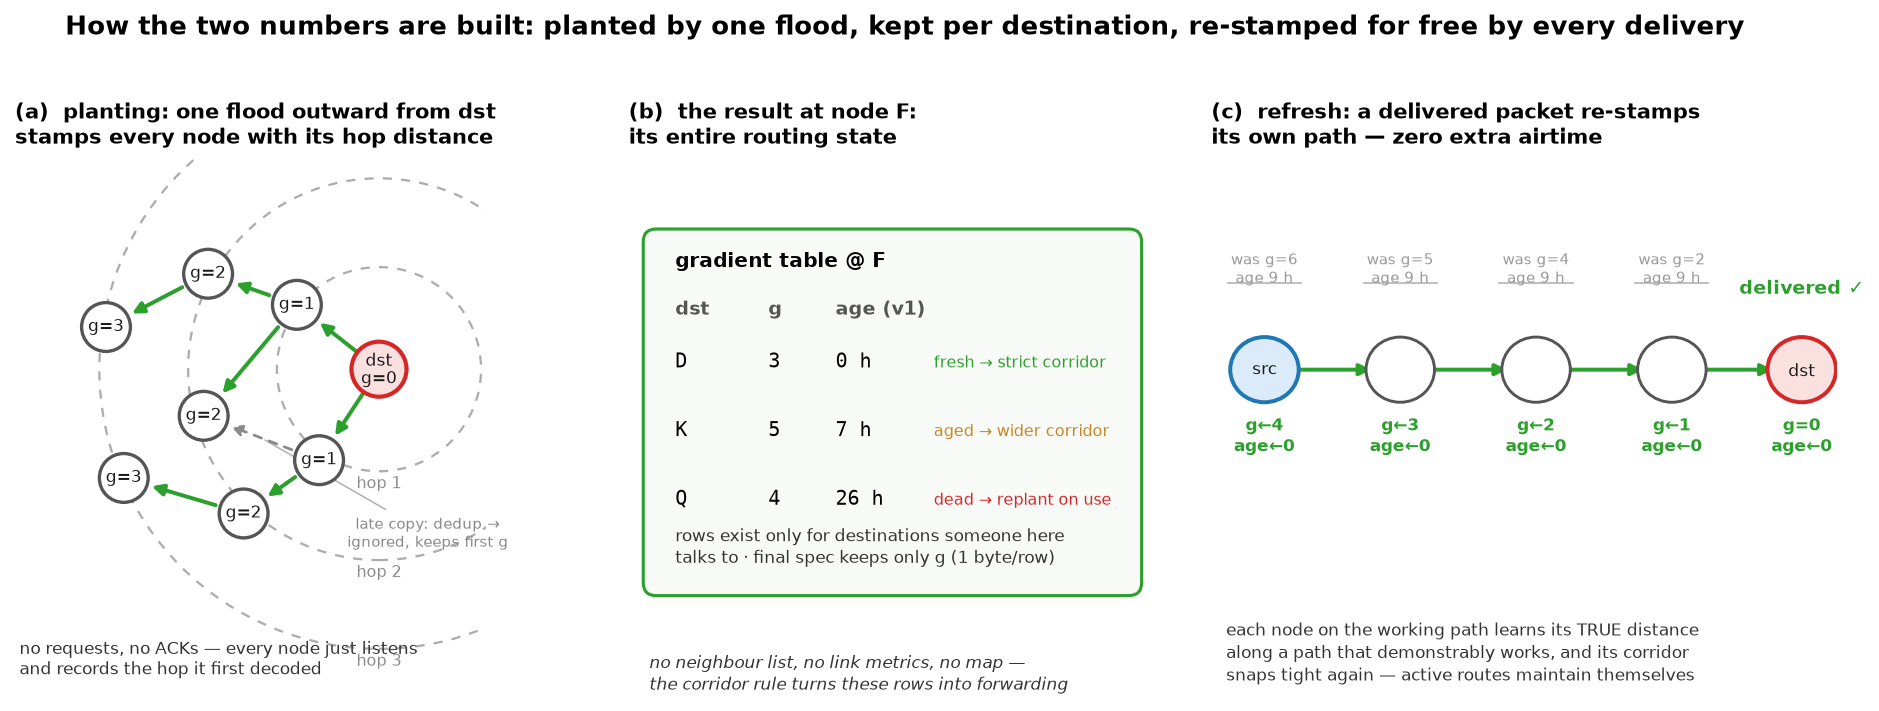

Python code for this plot:
"""How each node builds its two numbers: plant, store, refresh."""
import matplotlib
matplotlib.use("Agg")
import matplotlib.pyplot as plt
from matplotlib.patches import FancyArrowPatch, FancyBboxPatch, Circle

GREEN = "#2ca02c"
GRAY = "#8a8a8a"
RED = "#d62728"
BLUE = "#1f77b4"
AMBER = "#c9861f"

fig, axes = plt.subplots(1, 3, figsize=(13.2, 4.6),
                         gridspec_kw={"width_ratios": [1.15, 0.95, 1.15]})


def node(ax, x, y, r, face, edge, label, fs=8.5, lw=1.6, tcolor="#1a1a1a", z=5):
    ax.add_patch(Circle((x, y), r, fc=face, ec=edge, lw=lw, zorder=z))
    ax.text(x, y, label, ha="center", va="center", fontsize=fs, zorder=z + 1,
            color=tcolor, linespacing=1.2)


# ---------------- (a) planting ----------------
ax = axes[0]
ax.set_xlim(0, 10.6)
ax.set_ylim(-2.5, 9.4)
ax.set_aspect("equal")
ax.axis("off")
ax.set_title("(a)  planting: one flood outward from dst\nstamps every node with its hop distance",
             fontsize=10, fontweight="bold", loc="left")

D = (8.2, 4.6)
for r, lab in [(2.3, "hop 1"), (4.3, "hop 2"), (6.3, "hop 3")]:
    ax.add_patch(Circle(D, r, fill=False, ec=GRAY, ls=(0, (4, 4)), lw=1.1, alpha=0.7))
    ax.text(D[0], D[1] - r - 0.38, lab, fontsize=7.5, color=GRAY, ha="center")

node(ax, *D, 0.62, "#fbe0e0", RED, "dst\ng=0", fs=8, lw=2)
plant_nodes = {
    "A": ((6.35, 6.05), 1), "B": ((6.85, 2.55), 1),
    "C": ((4.35, 6.75), 2), "E": ((4.25, 3.55), 2), "Dn": ((5.15, 1.35), 2),
    "F": ((2.05, 5.55), 3), "G": ((2.45, 2.15), 3),
}
for name, ((x, y), g) in plant_nodes.items():
    node(ax, x, y, 0.55, "white", "#555", f"g={g}", fs=8)

def parr(ax, p, q, color=GREEN, ls="-", lw=1.9):
    a = FancyArrowPatch(p, q, arrowstyle="-|>", mutation_scale=11,
                        shrinkA=14, shrinkB=14, color=color, lw=lw,
                        linestyle=ls, zorder=3)
    ax.add_patch(a)

parr(ax, D, plant_nodes["A"][0])
parr(ax, D, plant_nodes["B"][0])
parr(ax, plant_nodes["A"][0], plant_nodes["C"][0])
parr(ax, plant_nodes["A"][0], plant_nodes["E"][0])
parr(ax, plant_nodes["B"][0], plant_nodes["Dn"][0])
parr(ax, plant_nodes["C"][0], plant_nodes["F"][0])
parr(ax, plant_nodes["Dn"][0], plant_nodes["G"][0])
# duplicate copy, ignored
parr(ax, plant_nodes["B"][0], plant_nodes["E"][0], color=GRAY, ls=(0, (3, 3)), lw=1.3)
mid = ((plant_nodes["B"][0][0] + plant_nodes["E"][0][0]) / 2,
       (plant_nodes["B"][0][1] + plant_nodes["E"][0][1]) / 2)
ax.annotate("late copy: dedup \u2192\nignored, keeps first g", xy=mid,
            xytext=(9.3, 0.6), fontsize=7.2, color=GRAY, ha="center",
            linespacing=1.2,
            arrowprops=dict(arrowstyle="-", color=GRAY, lw=0.7, alpha=0.7))
ax.text(0.1, -2.4, "no requests, no ACKs \u2014 every node just listens\nand records the hop it first decoded",
        fontsize=8, color="#333", va="bottom")

# ---------------- (b) what one node stores ----------------
ax = axes[1]
ax.set_xlim(0, 10)
ax.set_ylim(0, 10)
ax.axis("off")
ax.set_title("(b)  the result at node F:\nits entire routing state",
              fontsize=10, fontweight="bold", loc="left")

card = FancyBboxPatch((0.3, 1.7), 9.6, 6.9,
                      boxstyle="round,pad=0.02,rounding_size=0.25",
                      fc="#f8faf7", ec=GREEN, lw=1.5)
ax.add_patch(card)
ax.text(0.9, 7.9, "gradient table @ F", fontsize=9.5, fontweight="bold")
cols = [0.9, 2.7, 4.0, 5.9]
for cx, htxt in zip(cols, ["dst", "g", "age (v1)", ""]):
    ax.text(cx, 7.0, htxt, fontsize=9, fontweight="bold", color="#555")
rows = [
    ("D", "3", "0 h",  "fresh \u2192 strict corridor", GREEN),
    ("K", "5", "7 h",  "aged \u2192 wider corridor", AMBER),
    ("Q", "4", "26 h", "dead \u2192 replant on use", RED),
]
for i, (d, g, a, note, c) in enumerate(rows):
    y = 6.0 - i * 1.3
    ax.text(cols[0], y, d, fontsize=9.5, family="monospace")
    ax.text(cols[1], y, g, fontsize=9.5, family="monospace")
    ax.text(cols[2], y, a, fontsize=9.5, family="monospace")
    ax.text(cols[3], y, note, fontsize=7.5, color=c)
ax.text(0.9, 2.3, "rows exist only for destinations someone here\ntalks to \u00b7 final spec keeps only g (1 byte/row)",
        fontsize=8, color="#333", linespacing=1.3)
ax.text(0.4, 0.6, "no neighbour list, no link metrics, no map \u2014\nthe corridor rule turns these rows into forwarding",
        fontsize=8, style="italic", color="#333", va="top", linespacing=1.3)

# ---------------- (c) refresh on delivery ----------------
ax = axes[2]
ax.set_xlim(0, 10.6)
ax.set_ylim(0, 9.4)
ax.axis("off")
ax.set_title("(c)  refresh: a delivered packet re-stamps\nits own path \u2014 zero extra airtime",
             fontsize=10, fontweight="bold", loc="left")

chain_y = 5.6
xs = [0.9, 3.2, 5.5, 7.8, 10.0]
labels = ["src", "", "", "", "dst"]
news = ["g\u21904", "g\u21903", "g\u21902", "g\u21901", "g=0"]
olds = ["was g=6\nage 9 h", "was g=5\nage 9 h", "was g=4\nage 9 h", "was g=2\nage 9 h", ""]
for i, x in enumerate(xs):
    face = "#dcebfa" if i == 0 else ("#fbe0e0" if i == 4 else "white")
    edge = BLUE if i == 0 else (RED if i == 4 else "#555")
    node(ax, x, chain_y, 0.58, face, edge, labels[i] or "", fs=8,
         lw=1.9 if i in (0, 4) else 1.4)
    if i < 4:
        parr(ax, (x, chain_y), (xs[i + 1], chain_y))
    if olds[i]:
        ax.text(x, chain_y + 1.55, olds[i], fontsize=7.3, color="#999",
                ha="center", linespacing=1.2)
        ax.plot([x - 0.62, x + 0.62], [chain_y + 1.55, chain_y + 1.55],
                color="#bbb", lw=0.9)
    ax.text(x, chain_y - 1.45, news[i] + "\nage\u21900", fontsize=8, color=GREEN,
            ha="center", fontweight="bold", linespacing=1.25)
ax.text(10.0, chain_y + 1.35, "delivered \u2713", fontsize=9, color=GREEN,
        ha="center", fontweight="bold")
ax.text(0.25, 1.15, "each node on the working path learns its TRUE distance\nalong a path that demonstrably works, and its corridor\nsnaps tight again \u2014 active routes maintain themselves",
        fontsize=8, color="#333", va="top", linespacing=1.35)

fig.suptitle("How the two numbers are built: planted by one flood, kept per destination, re-stamped for free by every delivery",
             fontsize=12.5, fontweight="bold", y=1.02)
fig.tight_layout()
fig.savefig("fig_plant.png", dpi=150, bbox_inches="tight")
print("wrote fig_plant.png")
